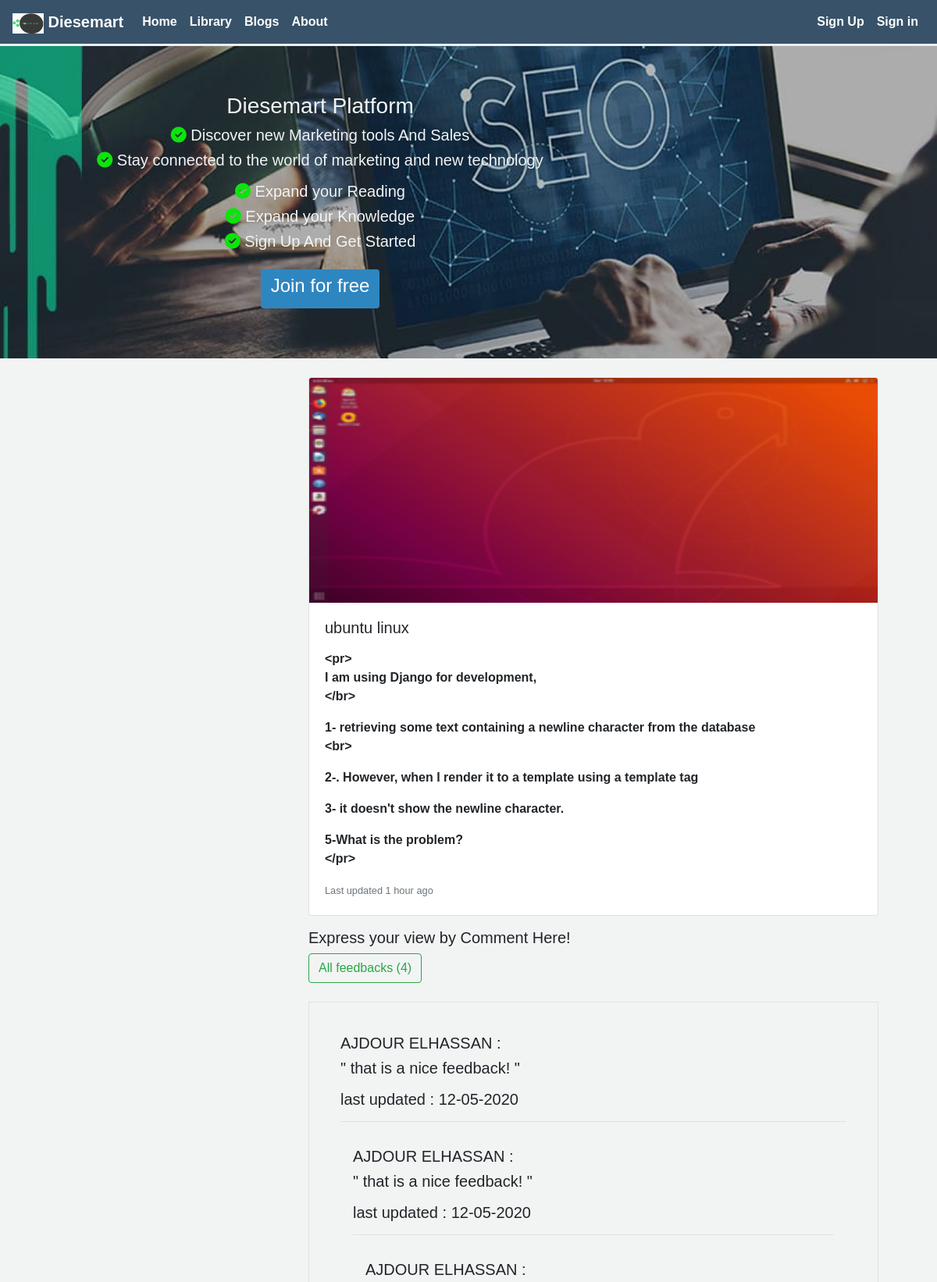
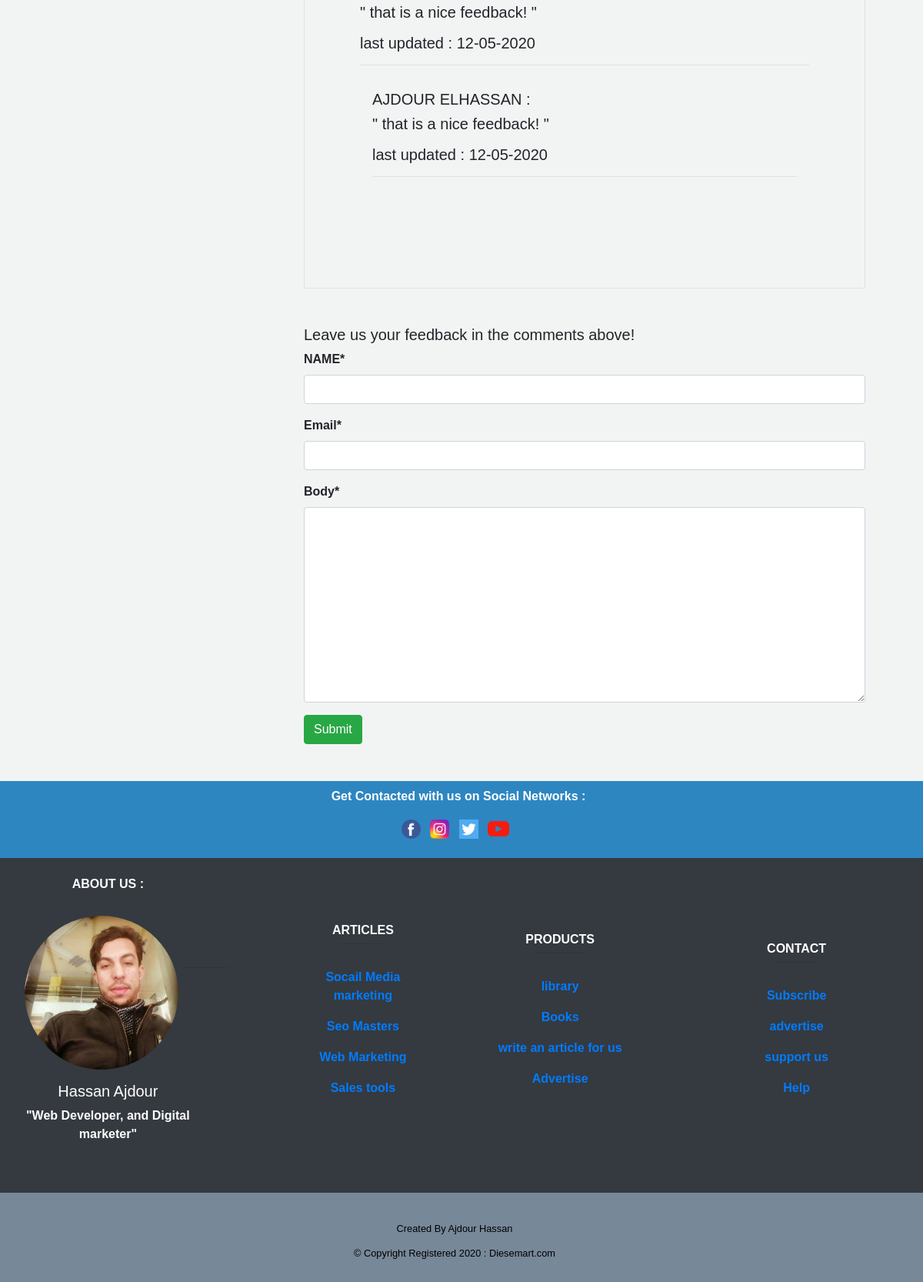
/book_detail/4/, run on the app's committed database (2 pictures, top to bottom).
### myblog/models.py (models this page shows, shortened)
class Book (models.Model) :
    cover = models.ImageField(default='default.jpg', upload_to='profile_pics')
    title = models.CharField(max_length=50, default="title")
    headline  = models.CharField(max_length=100, default="sub_title")
    content = models.TextField()
    published_date = models.DateField(auto_now=True)
    book_update = models.TimeField(default=timezone.now)
    author = models.ForeignKey(User ,on_delete=models.CASCADE)
    def __str__(self) :
        return 'book : ' + self.title
    class Meta :
        ordering = ('-published_date',)

class Feedback (models.Model) :
    name = models.CharField(max_length=50 , verbose_name='NAME')
    email = models.EmailField()
    body = models.TextField()
    feedback_date = models.DateTimeField(auto_now_add=True)
    active = models.BooleanField(default=True)
    book = models.ForeignKey(Book, on_delete=models.CASCADE,  related_name='feedbacks')
    class Meta():
        ordering = ('-feedback_date',)

### myblog/views.py (the view)
# urls.py: path('book_detail/<int:book_id>/', views.book_detail, name='book_detail') ,
def book_detail(request, book_id):
    book = get_object_or_404(Book, pk=book_id)
    feedbacks = book.feedbacks.filter(active=True)
    if request.method == "POST" :
       feedback_form = FeedbackForm(data=request.POST)
       if feedback_form.is_valid() :
          new_feedback = feedback_form.save(commit=False) # (commit=False) => Don't save data
          new_feedback.book = book
          new_feedback.save()
          feedback_form = FeedbackForm()
    else :
       feedback_form = FeedbackForm()
    context = {
        'title' : book,
        'book' : book ,
        'feedbacks' : feedbacks ,
        'feedback_form' : feedback_form,
    }
    return render(request, 'book_detail.html' , context)

### myblog/forms.py
class FeedbackForm (forms.ModelForm) :
    class Meta :
        model = Feedback
        fields = ('name', 'email' , 'body' )

### myblog/templates/book_detail.html (shortened to what this page needs)
{% extends 'base.html' %}
{% block content %}
{% load crispy_forms_tags %}
<section>
  <header>
        <div class="container ml-0  mt-4">
            <div class="row">
                <div class="col-md-4">
                 </div>
                 <div class="col-md-8">
                        <div class="card mb-3">
                          <img class="card-img-top" src="{{book.cover.url}}" alt="picture"  style="height: 18rem;">
                          <div class="card-body">
                            <h5 class="card-title">{{book.title}}</h5>
                            <p class="card-text mt-2 "> {{book.content|linebreaks}} </p>
                            <p class="card-text"><small class="text-muted">Last updated 1 hour ago </small></p>
                          </div>
                       </div>
                 </div>
            </div>
      </div>
    </header>
</section>
<section>
  <header>
        <div class="container ml-0">
            <div class="row">
                <div class="col-md-4">
                </div>
            <div class="col-md-8">
              <h5>Express your view by Comment Here! </h5>
              <button type="button" class="btn btn-outline-success"> All feedbacks ({{feedbacks.count}}) </button>
                <div class="border p-4 mb-5 mt-4">
                    {% for feedback in feedbacks %}
                     <ul class="p-3 comment">
                    <h5>{{feedback.name}} : <h5>
                    <p> " {{feedback.body}}  "  </p>
                    <p> last updated : {{feedback.feedback_date|date:'d-m-Y'}} </p>
                     <div class="border-bottom mb-3 mt-2"></div>
                    {% empty %}
                    <h5 class="text-center p-4 mb-3 comment"> no comments </h5>
                    {% endfor %}
             </div>
                   <h5>Leave us your feedback in the comments above!</h5>
                      <form method="POST">
                        {{feedback_form|crispy}}
                        <input class="btn btn-success" type="submit" value="Submit">
                      </form>
          </div>
       </div>
    </div>
</header>
</section>
{% endblock content %}

### myblog/static/css/home.css (style rules this page uses)
body { background-color : #f2f4f4 ; font-family: 'Gill Sans', sans-serif; font-weight: 600; }
html,body { direction: ltr ; text-align: left ; }

### data on the page
Book: cover (picture), title "ubuntu linux", content "<pr> I am using Django for development, </br> 1- retrieving some text containing a newline character from the database <br> 2-. However, when I render it to a template using a template tag 3- it doesn't show the newline character. 5-What is the problem? </pr>"
Feedback: name "AJDOUR ELHASSAN", body "that is a nice feedback!", feedback_date "12-05-2020"
Feedback: name "AJDOUR ELHASSAN", body "that is a nice feedback!", feedback_date "12-05-2020"
Feedback: name "AJDOUR ELHASSAN", body "that is a nice feedback!", feedback_date "12-05-2020"
Feedback: name "AJDOUR ELHASSAN", body "that is a nice feedback!", feedback_date "12-05-2020"

### other printed values
{{ feedbacks.count }} "4"
